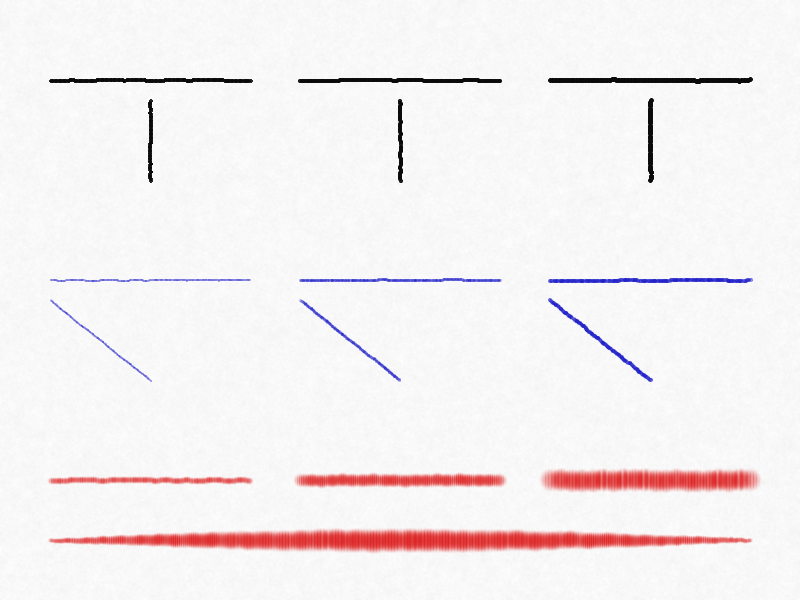

Generate this figure with Python:
import sys
import os
sys.path.insert(0, os.path.join(os.path.dirname(__file__), '..', '..', 'artist'))

from student import *
from stylus_format import Drawing
from renderer import render_drawing

all_strokes = []

# === Row 1: Pen (black) ===

# Horizontal lines at y=80
all_strokes.append(draw_line(50, 80, 250, 80, tool="pen", color="black", pressure=0.2))
all_strokes.append(draw_line(300, 80, 500, 80, tool="pen", color="black", pressure=0.5))
all_strokes.append(draw_line(550, 80, 750, 80, tool="pen", color="black", pressure=0.9))

# Vertical lines
all_strokes.append(draw_line(150, 100, 150, 180, tool="pen", color="black", pressure=0.2))
all_strokes.append(draw_line(400, 100, 400, 180, tool="pen", color="black", pressure=0.5))
all_strokes.append(draw_line(650, 100, 650, 180, tool="pen", color="black", pressure=0.9))

# === Row 2: Pencil (blue) ===

# Horizontal lines at y=280
all_strokes.append(draw_line(50, 280, 250, 280, tool="pencil", color="blue", pressure=0.2))
all_strokes.append(draw_line(300, 280, 500, 280, tool="pencil", color="blue", pressure=0.5))
all_strokes.append(draw_line(550, 280, 750, 280, tool="pencil", color="blue", pressure=0.9))

# Diagonal lines
all_strokes.append(draw_line(50, 300, 150, 380, tool="pencil", color="blue", pressure=0.2))
all_strokes.append(draw_line(300, 300, 400, 380, tool="pencil", color="blue", pressure=0.5))
all_strokes.append(draw_line(550, 300, 650, 380, tool="pencil", color="blue", pressure=0.9))

# === Row 3: Brush (red) ===

# Horizontal lines at y=480
all_strokes.append(draw_line(50, 480, 250, 480, tool="brush", color="red", pressure=0.2))
all_strokes.append(draw_line(300, 480, 500, 480, tool="brush", color="red", pressure=0.5))
all_strokes.append(draw_line(550, 480, 750, 480, tool="brush", color="red", pressure=0.9))

# Pressure ramp
all_strokes.append(draw_pressure_ramp(50, 540, 750, 540, tool="brush", color="red"))

# === Render and save ===
drawing = Drawing(strokes=all_strokes, width=800, height=600)
img = render_drawing(drawing, apply_paper=True)
output_path = os.path.join(os.path.dirname(__file__), "lesson_01.png")
img.convert("RGB").save(output_path)
print(f"Saved to {output_path}")
print(f"Total strokes: {len(all_strokes)}")
